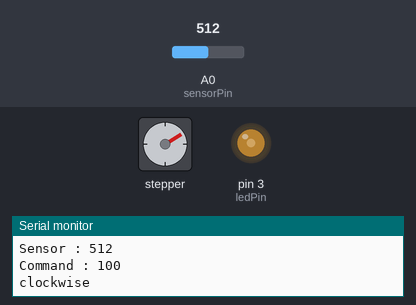
This sketch was run on a simulated Arduino Uno, built with avr-gcc and run on an emulated ATmega328P. On the bench: stepper motor, output pins drawn as LEDs (lit = HIGH), the last lines printed to the serial monitor. The test bench sets the inputs (shaded band); at power-on: A0 (sensorPin) = 512. Stepper angles assume 128 steps per turn.

Above: at 8.8 s.
8.9 s: A0 (sensorPin) set to 716
At 12.31 s:
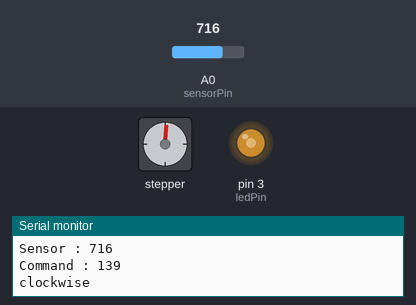
14.9 s: A0 (sensorPin) set to 900
At 16.69 s:
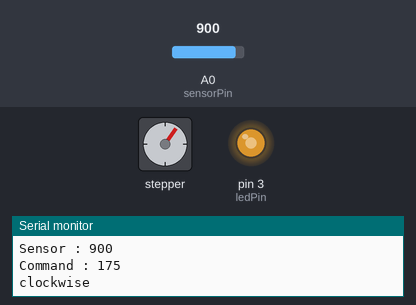
20.9 s: A0 (sensorPin) set to 1023
At 24.43 s:
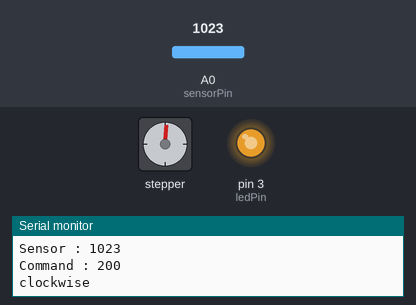
26.9 s: A0 (sensorPin) set to 511
At 28.82 s:
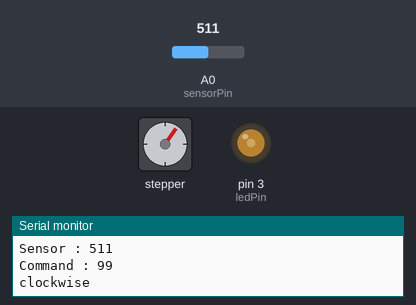
32.9 s: A0 (sensorPin) set to 306
At 36.55 s:
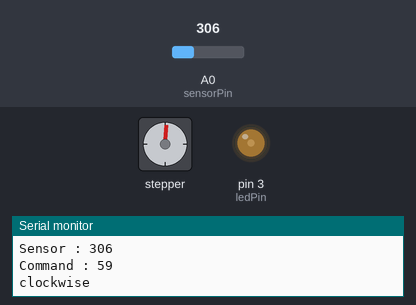
38.9 s: A0 (sensorPin) set to 190
At 40.94 s:
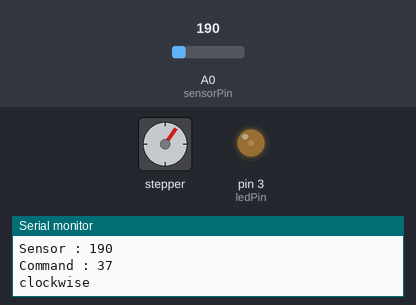
Timing chart, 0 to 52.1 s (numbered marks = the images above; inputs shaded):
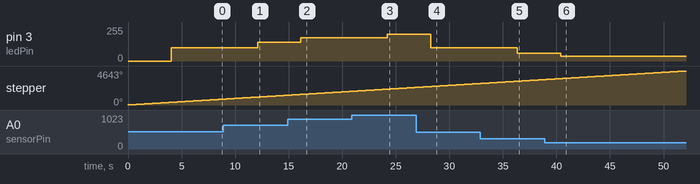

The sketch:

lithophane.ino
```cpp
/* Potentiometer controlling lamp program */
// Constants
#include <Stepper.h>
#define DELAY 20 // Delay between two measurements in ms
#define MIN_RAW 0 // Analog minimum value
#define MAX_RAW 1023 // Analog maximum value
#define MIN_CMD 0 // Digital minimum value
#define MAX_CMD 200 // Digital maximum value

// Parameters
const int sensorPin = A0; // Pin connected to sensor
const int ledPin = 3; // Pin connected to sensor

const int stepsPerRevolution = 128;  // change this to fit the number of steps per revolution
const int rolePerMinute = 15;         // Adjustable range of 28BYJ-48 stepper is 0~17 rpm

// initialize the stepper library on pins 8 through 11:
Stepper myStepper(stepsPerRevolution, 8, 10, 9, 11);


//Variables
int sensorVal; // Analog value from the sensor
int cmd; //Led command value

//Main
void setup(void) {
  Serial.begin(9600);
  myStepper.setSpeed(rolePerMinute);
  pinMode(ledPin,OUTPUT);
}

void loop(void) {
  Stepperloop();
  sensorVal = analogRead(sensorPin);
  cmd=sensorToLed(sensorVal);
  analogWrite(ledPin,cmd);
  delay(DELAY);
  Serial.print("Sensor : ");
  Serial.println(sensorVal);
  Serial.print("Command : ");
  Serial.println(cmd);
}

//Functions
int sensorToLed(int raw){
  int val = map(sensorVal, MIN_RAW, MAX_RAW, MIN_CMD, MAX_CMD);
  val=max(val,MIN_CMD);
  val=min(val,MAX_CMD);
  return val;
}
```

Stepperloop.ino
```cpp
//www.elegoo.com
//2018.10.25

/*
  Stepper Motor Control - one revolution

  This program drives a unipolar or bipolar stepper motor.
  The motor is attached to digital pins 8 - 11 of the Arduino.

  The motor should revolve one revolution in one direction, then
  one revolution in the other direction.

*/

#include <Stepper.h>

//const int stepsPerRevolution = 2048;  // change this to fit the number of steps per revolution
//const int rolePerMinute = 15;         // Adjustable range of 28BYJ-48 stepper is 0~17 rpm

// initialize the stepper library on pins 8 through 11:
//Stepper myStepper(stepsPerRevolution, 8, 10, 9, 11);

//void setup() {
//  myStepper.setSpeed(rolePerMinute);
  // initialize the serial port:
//  Serial.begin(9600);
//}

void Stepperloop() {
  // step one revolution in one direction:
  Serial.println("clockwise");
  myStepper.step(stepsPerRevolution);
//  delay(500);

  // step one revolution in the other direction:
//  Serial.println("counterclockwise");
//  myStepper.step(-stepsPerRevolution);
//  delay(500);
}
```

Measured:
- after the input at 8.9 s, pin 3 (ledPin): 100/255 → 139/255 after 3.2 s
- after the input at 14.9 s, pin 3 (ledPin): 139/255 → 175/255 after 1.2 s
- after the input at 20.9 s, pin 3 (ledPin): 175/255 → 200/255 after 3.3 s
- after the input at 26.9 s, pin 3 (ledPin): 200/255 → 99/255 after 1.4 s
- after the input at 32.9 s, pin 3 (ledPin): 99/255 → 59/255 after 3.4 s
- after the input at 38.9 s, pin 3 (ledPin): 59/255 → 37/255 after 1.5 s
